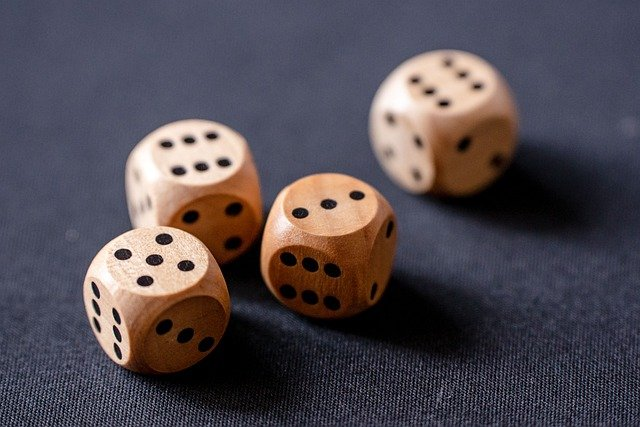
#> input picture uploads/cubes.jpg-1643217397600.jpeg, 640 x 427 px
$ python histeq.py ../uploads/cubes.jpg-1643217397600.jpeg out.png
#> lines starting #> are read from the running program, lines starting #| are printed output that depends on the picture
import sys
import cv2 as cv

src = cv.imread(sys.argv[1])
#> src is the input picture: shape (427, 640, 3); mean B, G, R 80.8, 74.4, 82.1

src = cv.cvtColor(src, cv.COLOR_RGB2GRAY)
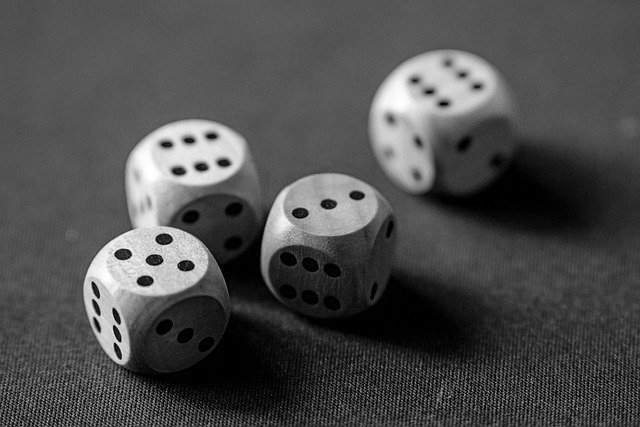
#> src: shape (427, 640); min 0, max 255, mean 77.1
dst = cv.equalizeHist(src)
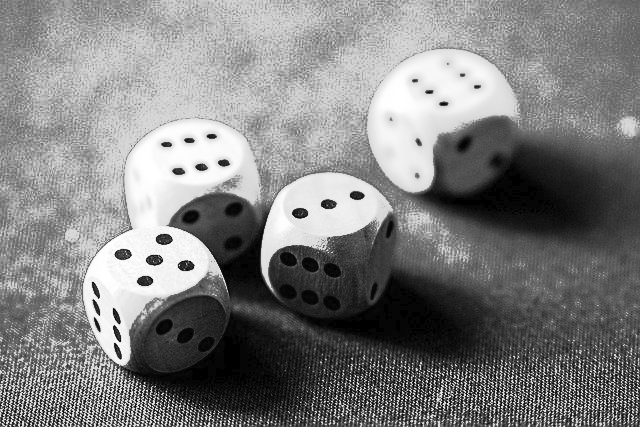
#> dst: shape (427, 640); min 0, max 255, mean 127.5
cv.imwrite(sys.argv[2], dst)
